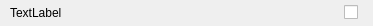
<?xml version="1.0" encoding="UTF-8"?>
<ui version="4.0">
 <class>VCheckBox</class>
 <widget class="QWidget" name="VCheckBox">
  <property name="geometry">
   <rect>
    <x>0</x>
    <y>0</y>
    <width>373</width>
    <height>26</height>
   </rect>
  </property>
  <property name="sizePolicy">
   <sizepolicy hsizetype="Minimum" vsizetype="Minimum">
    <horstretch>0</horstretch>
    <verstretch>0</verstretch>
   </sizepolicy>
  </property>
  <property name="windowTitle">
   <string>Form</string>
  </property>
  <layout class="QHBoxLayout" name="horizontalLayout" stretch="0,0,0">
   <property name="spacing">
    <number>-1</number>
   </property>
   <property name="leftMargin">
    <number>10</number>
   </property>
   <property name="topMargin">
    <number>0</number>
   </property>
   <property name="rightMargin">
    <number>15</number>
   </property>
   <property name="bottomMargin">
    <number>0</number>
   </property>
   <item>
    <widget class="QLabel" name="_myLabel">
     <property name="sizePolicy">
      <sizepolicy hsizetype="Minimum" vsizetype="Minimum">
       <horstretch>0</horstretch>
       <verstretch>0</verstretch>
      </sizepolicy>
     </property>
     <property name="text">
      <string>TextLabel</string>
     </property>
    </widget>
   </item>
   <item>
    <spacer name="horizontalSpacer">
     <property name="orientation">
      <enum>Qt::Horizontal</enum>
     </property>
     <property name="sizeHint" stdset="0">
      <size>
       <width>40</width>
       <height>20</height>
      </size>
     </property>
    </spacer>
   </item>
   <item>
    <widget class="QCheckBox" name="_myCheckbox">
     <property name="text">
      <string/>
     </property>
    </widget>
   </item>
  </layout>
 </widget>
 <resources/>
 <connections/>
 <slots>
  <signal>valueChanged(double)</signal>
 </slots>
</ui>
